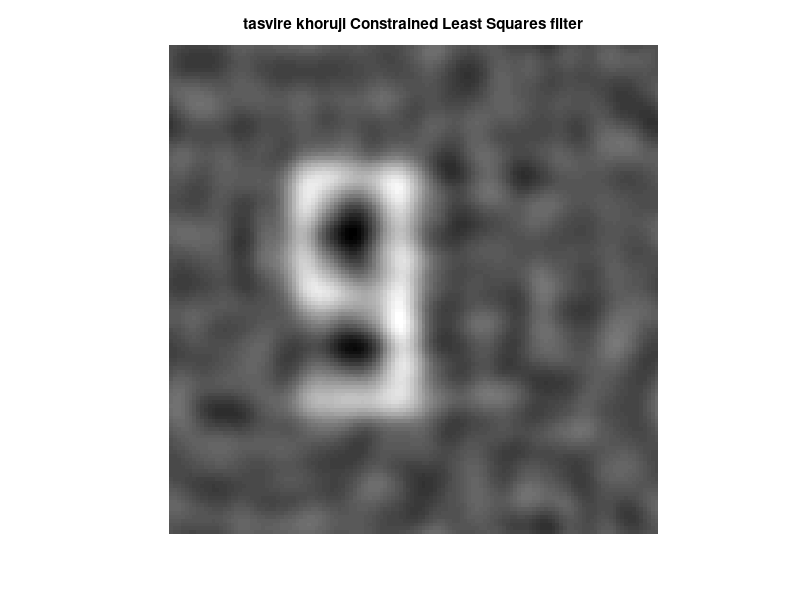

Reproduce this figure in MATLAB.
%%in barnamei baraye Constrained Least Squares FILTER ast,BARAYE
%EJRAYE BARNAME HAME BARNAME RA ENTEKHAB KARDE(Ctrl+A & Ctrl+C)VA DAR Command
%Window MATLAB PASTE KONID.
clear all; clc;
load mydata.mat
D=cat(3,a,b); D=cat(3,D,c);
[M N]=size(D(:,:,1));
NN=[0.001 0.01 2];
k=900; II=15; R0=5; R1=10;
h(1:II,1:II)=II^(-2);
% Wiener Filter
H1=fft2(h,M,N);
p=[0 0 0;
0 -1 0
-1 4 -1
0 -1 0];
FFT=fft2(p,M,N);
%parametr ha
GAMA=[0.5 0.7 2];
DGAMA=[10^-6 10^-6 10^-6];
Iter=5000;
G=zeros(3,Iter);
for i=1:3 %ghodrate noise
    S=NN(i)^2/3;
    a=20/100*S;
    nois=M*N*S;
    C=0;
    while (1)
        %filter
        H1r=conj(H1)./((H1.*conj(H1))+GAMA(i)*(FFT.*conj(FFT)));
        FF=H1r.*fft2(D(:,:,i));
        Fh=real(ifft2(FF));

        Eval=D(:,:,i)-Fh;
        Norm=Eval(:).*Eval(:);

        if ( abs(Norm-nois)<=a | C>Iter )
            C;
        break
        end
            if (Norm>nois)
                GAMA(i)=GAMA(i)-DGAMA(i);
            end
                if (Norm<nois)
                    GAMA(i)=GAMA(i)+DGAMA(i);
                end
                    C=C+1;
                    G(i,C)=GAMA(i);
    end
end
figure;imshow(Fh,[]);title('tasvire khoruji Constrained Least Squares filter');
